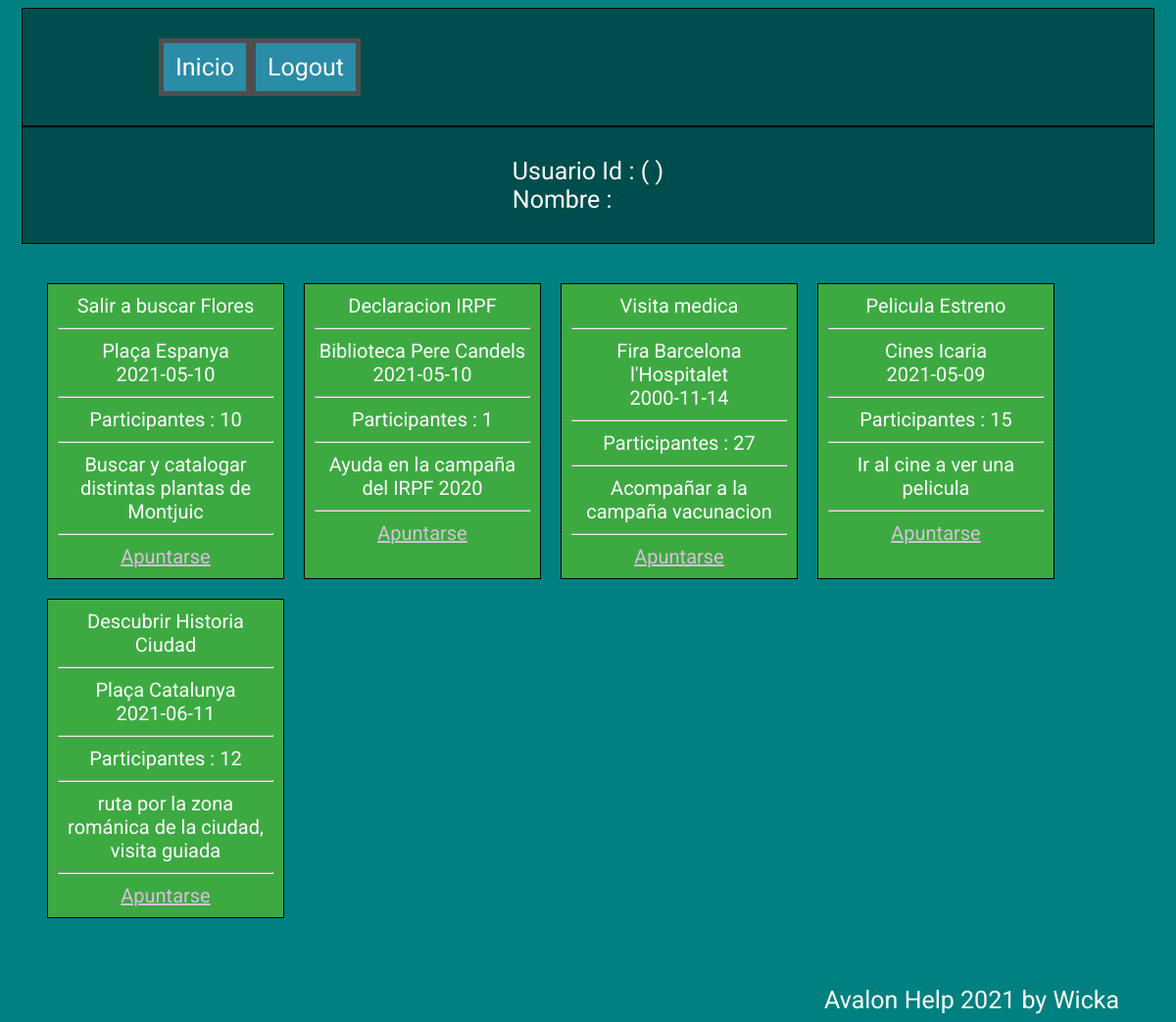
Page /actividades/actividades_bcn.php on the committed database.
### tables this page shows
CREATE TABLE `actividades` (
  `id` int(11) UNSIGNED NOT NULL,
  `id_ambito` int(11) UNSIGNED NOT NULL,
  `adaptada` int(1) NOT NULL,
  `name` varchar(50) NOT NULL,
  `descripcion` varchar(250) NOT NULL,
  `num_participante` int(11) NOT NULL,
  `fecha_inicio` date NOT NULL,
  `fecha_fin` date NOT NULL,
  `hora_inicio` time NOT NULL,
  `hora_fin` time NOT NULL,
  `duracion` int(11) NOT NULL,
  `id_voluntario` int(11) UNSIGNED NOT NULL,
  `id_poblacion` int(11) UNSIGNED NOT NULL,
  `direccion` varchar(100) NOT NULL,
  `id_grupo` int(11) UNSIGNED NOT NULL,
  `llena` int(1) NOT NULL,
  `id_estado` int(11) NOT NULL
);

### classes/Actividad.php (called while the page is built, shortened)
<?php
     class Actividad
      {
          function get_all_activities(){
                $Query="SELECT * FROM actividades";
                $_arry_actividades=[];
                $conn=Connect_BBDD();
                 $_actividades = $conn->query($Query);
                 if($_actividades->num_rows > 0){
                   while($fila = $_actividades->fetch_assoc()) {
                     array_push($_arry_actividades , $fila);
                   }
               }
                 return $_arry_actividades;
             }
  }
 ?>

### db/genera_vistas_html.php (the view, shortened to what this page needs)
<?php
      function crea_lista_actividades($_actividades){
        $_items="";
          foreach ($_actividades as $Key => $value){
              if ($_SESSION['tipo_user']==2){
                        if($value['id_voluntario']!=$_SESSION['id_user']){
                          $_items=$_items.
                          "<div class='div_actividades_otros'>"
                          .$value['name']."<hr>"
                          .$value['direccion']."<br>"
                          .$value['fecha_inicio']."<hr>
                          Participantes : ".$value['num_participante']."<hr>"
                          .$value['descripcion']."<br><hr>
                          Voluntario id : ".$value['id_voluntario']."<hr>
                          </div>";
                      }else{
                          $_items=$_items.
                          "<div class='div_actividades_propias'>"
                            .$value['name']."<hr>"
                            .$value['direccion']."<br>"
                            .$value['fecha_inicio']."<hr>
                            Participantes : ".$value['num_participante']."<hr>"
                            .$value['descripcion']."<br><hr>
                            Voluntario id : ".$value['id_voluntario']."<hr>
                            <a href='../activities_forms/form_editar.php?id=$value[id]'> Editar </a>
                            </div>";
                      }
              }else{
                $_items=$_items.
                "<div class='div_actividades_usuario'>"
                  .$value['name']."<hr>"
                  .$value['direccion']."<br>"
                  .$value['fecha_inicio']."<hr>
                  Participantes : ".$value['num_participante']."<hr>"
                  .$value['descripcion']."<br><hr>
                  <a href='../actividades/apuntarse.php?id=$value[id]'> Apuntarse </a>
                  </div>";
              }
          }
           return $_items;
      }
?>

### css/style.css (style rules this page uses)
#actividades, #editar_activities, #altas_activities { background-color: teal; }
body { color: white; font-size: 25px; font-family: "Roboto"; }
section, div { padding: 15px; }
.div_actividades_usuario { border: 1px solid black; background-color: rgb(60, 170, 65); padding: 10px; margin: 10px; text-align: center; width: 220px; font-size: 15pt; }
a { color:thistle; }

### rows in the picture
actividades: name "Salir a buscar Flores", direccion "Plaça Espanya", fecha_inicio "2021-05-10", num_participante "10", descripcion "Buscar y catalogar distintas plantas de Montjuic"
actividades: name "Declaracion IRPF", direccion "Biblioteca Pere Candels", fecha_inicio "2021-05-10", num_participante "1", descripcion "Ayuda en la campaña del IRPF 2020"
actividades: name "Visita medica", direccion "Fira Barcelona l'Hospitalet", fecha_inicio "2000-11-14", num_participante "27", descripcion "Acompañar a la campaña vacunacion"
actividades: name "Pelicula Estreno", direccion "Cines Icaria", fecha_inicio "2021-05-09", num_participante "15", descripcion "Ir al cine a ver una pelicula"
actividades: name "Descubrir Historia Ciudad", direccion "Plaça Catalunya", fecha_inicio "2021-06-11", num_participante "12", descripcion "ruta por la zona románica de la ciudad, visita guiada"
